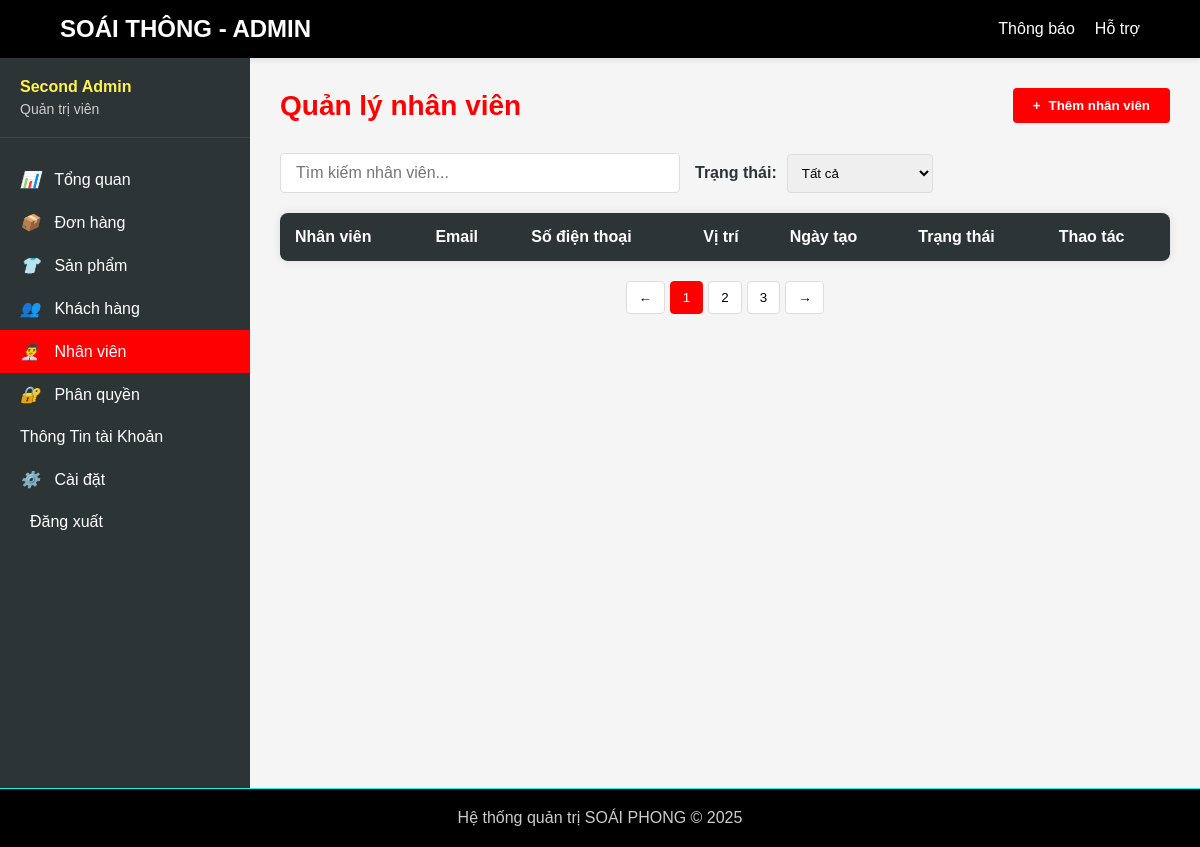
The app's page /admin/manage_employees.php (signed in), older data.
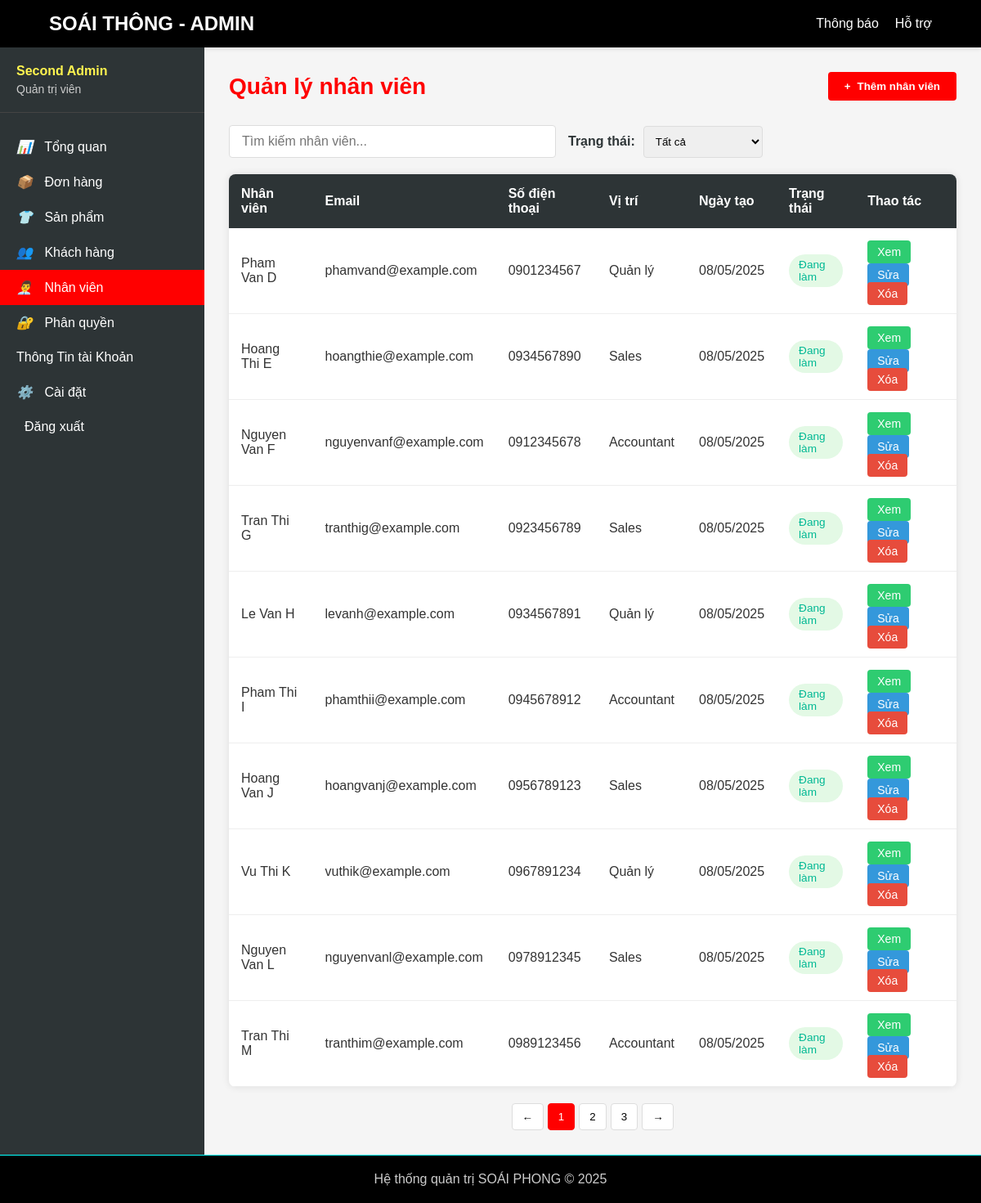
The same page, newer data.
### tables this page shows
CREATE TABLE employees (
    id INT AUTO_INCREMENT PRIMARY KEY,
    name VARCHAR(255) NOT NULL,
    email VARCHAR(255) NOT NULL UNIQUE,
    phone VARCHAR(20) NOT NULL,
    date_of_birth DATE NOT NULL,
    address TEXT NOT NULL,
    password VARCHAR(255) NOT NULL,
    position VARCHAR(50) NOT NULL,
    status VARCHAR(50) NOT NULL DEFAULT 'active',
    role ENUM('staff') NOT NULL DEFAULT 'staff',
    avatar VARCHAR(255),
    created_at TIMESTAMP DEFAULT CURRENT_TIMESTAMP
);

### admin/manage_employees.php (the view, shortened to what this page needs)
<?php
include('../includes/database.php');
$sql = "SELECT * FROM employees";
$stmt = $conn->prepare($sql);
$stmt->execute();
$result = $stmt->get_result();
$employees = $result->fetch_all(MYSQLI_ASSOC);
?>
<?php require_once('../admin/header/admin-header.php'); ?>
<!DOCTYPE html>
<html lang="vi">
<head>
    <link rel="stylesheet" href="../assets/css/admin/manage_employees.css">
</head>
<body>
    <div class="admin-container">
        <?php require_once('../admin/sidebar/admin_sidebar.php'); ?>
        <div class="admin-content">
            <div class="page-header">
                <h1 class="page-title">Quản lý nhân viên</h1>
                <button class="btn-add" id="addEmployeeBtn">
                    <span>+</span> Thêm nhân viên
                </button>
            </div>
            <div class="employee-actions">
                <input type="text" class="search-box" placeholder="Tìm kiếm nhân viên...">
                <div class="filter-group">
                    <label for="status-filter">Trạng thái:</label>
                    <select id="status-filter">
                        <option value="all">Tất cả</option>
                    </select>
                </div>
            </div>
            <table class="employees-table">
                <thead>
                    <tr>
                        <th>Nhân viên</th>
                        <th>Email</th>
                        <th>Số điện thoại</th>
                        <th>Vị trí</th>
                        <th>Ngày tạo</th>
                        <th>Trạng thái</th>
                        <th>Thao tác</th>
                    </tr>
                </thead>
                <tbody>
                <tbody>
                    <?php foreach ($employees as $employee): ?>
                        <?php
                        $statusClass = $employee['status'] == 'active' ? 'status-active' : 'status-inactive';
                        $statusText = $employee['status'] == 'active' ? 'Đang làm' : 'Đã Nghỉ làm';
                        $positionMap = [
                            'Manager' => 'Quản lý',
                            'Sales Staff' => 'Nhân viên bán hàng',
                            'Warehouse Staff' => 'Nhân viên kho',
                            'Delivery Staff' => 'Nhân viên giao hàng',
                            'Customer Service' => 'Nhân viên CSKH'
                        ];
                        $positionInVietnamese = isset($positionMap[$employee['position']]) ? $positionMap[$employee['position']] : $employee['position'];
                        ?>
                        <tr data-id="<?php echo $employee['id']; ?>"
                            data-posion="<?php echo htmlspecialchars($employee['position']); ?>"
                            data-address="<?php echo htmlspecialchars($employee['address']); ?>"
                            data-birthday="<?php echo htmlspecialchars($employee['date_of_birth']); ?>"
                            data-avatar="<?php echo htmlspecialchars($employee['avatar'] ? $employee['avatar'] : '../assets/avatar/default-avatar.png'); ?>">
                            <td><?php echo htmlspecialchars($employee['name']); ?></td>
                            <td><?php echo htmlspecialchars($employee['email']); ?></td>
                            <td><?php echo htmlspecialchars($employee['phone']); ?></td>
                            <td><?php echo $positionInVietnamese; ?></td>
                            <td><?php echo date('d/m/Y', strtotime($employee['created_at'])); ?></td>
                            <td><span class="employee-status <?php echo $statusClass; ?>"><?php echo $statusText; ?></span></td>
                            <td>
                                <button class="action-btn btn-view">Xem</button>
                                <button class="action-btn btn-edit" id="">Sửa</button>
                                <a href="delete_employees.php?id=<?php echo $employee['id']; ?>" class="action-btn btn-delete">Xóa</a>
                            </td>
                        </tr>
                    <?php endforeach; ?>
                </tbody>
            </table>
            <div class="pagination">
                <button class="pagination-btn">←</button>
                <button class="pagination-btn active">1</button>
                <button class="pagination-btn">2</button>
                <button class="pagination-btn">3</button>
                <button class="pagination-btn">→</button>
            </div>
        </div>
    </div>
</body>
</html>
<?php require_once('../admin/footer/admin-footer.php'); ?>

### admin/header/admin-header.php (shortened to what this page needs)
<!DOCTYPE html>
<html lang="en">
<head>
    <link rel="stylesheet" href="/assets/css/admin/header/admin-header.css">
</head>
<body>
    <header>
        <div class="header-container">
            <div class="logo">SOÁI THÔNG - ADMIN</div>
            <ul class="admin-menu">
                <li><a href="#">Thông báo</a></li>
                <li><a href="#">Hỗ trợ</a></li>
            </ul>
        </div>
    </header>
</body>
</html>

### admin/sidebar/admin_sidebar.php (shortened to what this page needs)
<link rel="stylesheet" href="../assets/css/admin/manage_employees.css">
<div class="admin-sidebar">
    <div class="sidebar-header">
        <div class="admin-name"><?php echo isset($_SESSION['user']) ? htmlspecialchars($_SESSION['user']['name']) : 'Admin'; ?></div>
        <div class="admin-role">Quản trị viên</div>
    </div>
    <ul class="sidebar-menu">
        <?php
        $current_page = basename($_SERVER['PHP_SELF']);
        ?>
        <li><a href="dashboard.php" class="<?php echo $current_page == 'dashboard.php' ? 'active' : ''; ?>"><i>📊</i> Tổng quan</a></li>
        <li><a href="../admin/manege_oder.php" class="<?php echo $current_page == '#' ? 'active' : ''; ?>"><i>📦</i> Đơn hàng</a></li>
        <li><a href="../admin/manage_products.php" class="<?php echo $current_page == 'manage_products.php' ? 'active' : ''; ?>"><i>👕</i> Sản phẩm</a></li>
        <li><a href="../admin/manege_customer.php" class="<?php echo $current_page == 'manege_customer.php' ? 'active' : ''; ?>"><i>👥</i> Khách hàng</a></li>
        <li><a href="../admin/manage_employees.php" class="<?php echo $current_page == 'manage_employees.php' ? 'active' : ''; ?>"><i>👨‍💼</i> Nhân viên</a></li>
        <li><a href="../admin/manage_roles.php" class="<?php echo $current_page == 'manage_roles.php' ? 'active' : ''; ?>"><i>🔐</i> Phân quyền</a></li>
        <li><a href="../admin/acount_admin.php" class="<?php echo $current_page == 'acount_admin.php' ? 'active' : ''; ?>">Thông Tin tài Khoản</a></li>
        <li><a href="../admin/admin_setting.php" class="<?php echo $current_page == 'admin_setting.php' ? 'active' : ''; ?>"><i>⚙️</i> Cài đặt</a></li>
        <li>
            <?php
            if (isset($_SESSION['user'])) {
                echo '<a href="logout.php" class="logout-btn"><i class="fas fa-sign-out-alt"></i> Đăng xuất</a>';
            } else {
                echo '<a href="../login/index.php" class="login-btn"><i class="fas fa-sign-in-alt"></i> Đăng nhập</a>';
            }
            ?>
        </li>
    </ul>
</div>

### admin/footer/admin-footer.php (shortened to what this page needs)
<!DOCTYPE html>
<html lang="en">
<head>
    <link rel="stylesheet" href="/assets/css/admin/footer/admin-footer.css">
</head>
<body>
    <footer>
        <p>Hệ thống quản trị SOÁI PHONG &copy; 2025</p>
    </footer>
</body>
</html>

### assets/css/admin/header/admin-header.css (style rules this page uses)
* { margin: 0; padding: 0; box-sizing: border-box; font-family: 'Arial', sans-serif; }
body { background-color: #f5f5f5; color: #333; }
header { background-color: #000000; color: #FFFFFF; padding: 15px 0; box-shadow: 0 2px 5px rgba(0, 0, 0, 0.1); }
.header-container { width: 90%; max-width: 1200px; margin: 0 auto; display: flex; justify-content: space-between; align-items: center; }
.logo { font-size: 24px; font-weight: bold; color: #ffffff; }
.admin-menu { display: flex; list-style: none; }
.admin-menu li { margin-left: 20px; }
.admin-menu a { color: #FFFFFF; text-decoration: none; transition: color 0.3s; }

### assets/css/admin/manage_employees.css (style rules this page uses)
* { margin: 0; padding: 0; box-sizing: border-box; font-family: 'Arial', sans-serif; }
body { background-color: #f5f5f5; color: #333; }
.admin-container { display: flex; min-height: calc(100vh - 70px); }
.admin-sidebar { width: 250px; background-color: #2D3436; color: #FFFFFF; padding: 20px 0; }
.sidebar-header { padding: 0 20px 20px; border-bottom: 1px solid #444; margin-bottom: 20px; }
.sidebar-header .admin-name { font-weight: bold; margin-bottom: 5px; color: #FFF44F; }
.sidebar-header .admin-role { font-size: 14px; color: #CCCCCC; }
.sidebar-menu { list-style: none; }
.sidebar-menu li a { display: block; padding: 12px 20px; color: #FFFFFF; text-decoration: none; transition: all 0.3s; }
.sidebar-menu li a:hover, .sidebar-menu li a.active { background-color: #FF0000; }
.sidebar-menu li a i { margin-right: 10px; width: 20px; text-align: center; }
.admin-content { flex: 1; padding: 30px; }
.page-header { display: flex; justify-content: space-between; align-items: center; margin-bottom: 30px; }
.page-title { color: #FF0000; font-size: 28px; }
.btn-add { background-color: #FF0000; color: #FFFFFF; border: none; padding: 10px 20px; border-radius: 4px; cursor: pointer; display: flex; align-items: center; gap: 8px; font-weight: bold; transition: background-color 0.3s; }
.employee-actions { display: flex; gap: 15px; margin-bottom: 20px; }
.search-box { flex: 1; max-width: 400px; padding: 10px 15px; border: 1px solid #ddd; border-radius: 4px; font-size: 16px; }
.filter-group { display: flex; align-items: center; gap: 10px; }
.filter-group label { font-weight: bold; color: #2D3436; }
.filter-group select { padding: 10px; border: 1px solid #ddd; border-radius: 4px; }
.employees-table { width: 100%; border-collapse: collapse; background-color: #FFFFFF; box-shadow: 0 0 10px rgba(0, 0, 0, 0.1); border-radius: 8px; overflow: hidden; }
.employees-table th { background-color: #2D3436; color: #FFFFFF; padding: 15px; text-align: left; }
.employees-table td { padding: 15px; border-bottom: 1px solid #eee; }
.employee-status { padding: 5px 10px; border-radius: 4px; font-size: 12px; font-weight: bold; color: #ffffff; background-color: #2ecc71; font-weight: bold; }
.status-active { background-color: #e6f7e6; color: #2e7d32; }
.action-btn { text-decoration: none; padding: 6px 12px; border-radius: 4px; cursor: pointer; border: none; font-size: 14px; transition: all 0.3s; }
.btn-edit { background-color: #3498db; color: white; }
.btn-delete { background-color: #e74c3c; color: white; }
.btn-view { background-color: #2ecc71; color: white; }
.pagination { display: flex; justify-content: center; margin-top: 20px; gap: 5px; }
.pagination-btn { padding: 8px 12px; border: 1px solid #ddd; background-color: white; cursor: pointer; border-radius: 4px; }
.pagination-btn.active { background-color: #FF0000; color: white; border-color: #FF0000; }
.employee-status { padding: 5px 12px; border-radius: 20px; font-size: 0.85rem; font-weight: 500; display: inline-block; }
.status-active { background-color: #E3F9E5; color: #00B894; }

### assets/css/admin/footer/admin-footer.css (style rules this page uses)
* { margin: 0; padding: 0; box-sizing: border-box; font-family: 'Arial', sans-serif; }
body { background-color: #f5f5f5; color: #333; }
footer { background-color: #000000; color: #CCCCCC; padding: 20px 0; text-align: center; border-top: 1px solid #00FFFF; }

### admin/sidebar/admin_sidebar.php (style rules this page uses)
.sidebar-menu li a.active { background-color: red; color: white; }

Row changes from the older to the newer data that the page shows:
added employees: name "Pham Van D", email "phamvand@example.com", phone "0901234567", position "Quản lý", created_at "08/05/2025", status "Đang làm"
added employees: name "Hoang Thi E", email "hoangthie@example.com", phone "0934567890", position "Sales", created_at "08/05/2025", status "Đang làm"
added employees: name "Nguyen Van F", email "nguyenvanf@example.com", phone "0912345678", position "Accountant", created_at "08/05/2025", status "Đang làm"
added employees: name "Tran Thi G", email "tranthig@example.com", phone "0923456789", position "Sales", created_at "08/05/2025", status "Đang làm"
added employees: name "Le Van H", email "levanh@example.com", phone "0934567891", position "Quản lý", created_at "08/05/2025", status "Đang làm"
added employees: name "Pham Thi I", email "phamthii@example.com", phone "0945678912", position "Accountant", created_at "08/05/2025", status "Đang làm"
added employees: name "Hoang Van J", email "hoangvanj@example.com", phone "0956789123", position "Sales", created_at "08/05/2025", status "Đang làm"
added employees: name "Vu Thi K", email "vuthik@example.com", phone "0967891234", position "Quản lý", created_at "08/05/2025", status "Đang làm"
added employees: name "Nguyen Van L", email "nguyenvanl@example.com", phone "0978912345", position "Sales", created_at "08/05/2025", status "Đang làm"
added employees: name "Tran Thi M", email "tranthim@example.com", phone "0989123456", position "Accountant", created_at "08/05/2025", status "Đang làm"
